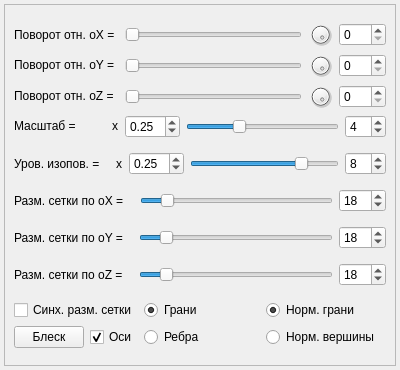
<?xml version="1.0" encoding="UTF-8"?>
<ui version="4.0">
 <class>ViewController</class>
 <widget class="QWidget" name="ViewController">
  <property name="geometry">
   <rect>
    <x>0</x>
    <y>0</y>
    <width>400</width>
    <height>370</height>
   </rect>
  </property>
  <property name="minimumSize">
   <size>
    <width>400</width>
    <height>370</height>
   </size>
  </property>
  <property name="maximumSize">
   <size>
    <width>16777215</width>
    <height>372</height>
   </size>
  </property>
  <property name="windowTitle">
   <string>Form</string>
  </property>
  <layout class="QHBoxLayout" name="horizontalLayout_7">
   <property name="spacing">
    <number>4</number>
   </property>
   <property name="margin">
    <number>4</number>
   </property>
   <item>
    <widget class="QFrame" name="frame">
     <property name="frameShape">
      <enum>QFrame::StyledPanel</enum>
     </property>
     <property name="frameShadow">
      <enum>QFrame::Raised</enum>
     </property>
     <layout class="QHBoxLayout" name="horizontalLayout_2">
      <item>
       <layout class="QVBoxLayout" name="verticalLayout_5">
        <item>
         <layout class="QHBoxLayout" name="horizontalLayout_3">
          <item>
           <layout class="QVBoxLayout" name="verticalLayout_4">
            <item>
             <widget class="QLabel" name="lRotX">
              <property name="text">
               <string>Поворот отн. oX =</string>
              </property>
             </widget>
            </item>
            <item>
             <widget class="QLabel" name="lRotY">
              <property name="text">
               <string>Поворот отн. oY =</string>
              </property>
             </widget>
            </item>
            <item>
             <widget class="QLabel" name="lRotZ">
              <property name="text">
               <string>Поворот отн. oZ =</string>
              </property>
             </widget>
            </item>
            <item>
             <widget class="QLabel" name="lScale">
              <property name="text">
               <string>Масштаб =           x</string>
              </property>
             </widget>
            </item>
           </layout>
          </item>
          <item>
           <layout class="QGridLayout" name="gridLayout_5">
            <item row="0" column="0">
             <layout class="QGridLayout" name="gridLayout_6">
              <item row="0" column="0">
               <widget class="QSlider" name="slRotX">
                <property name="maximumSize">
                 <size>
                  <width>16777215</width>
                  <height>40</height>
                 </size>
                </property>
                <property name="maximum">
                 <number>359</number>
                </property>
                <property name="orientation">
                 <enum>Qt::Horizontal</enum>
                </property>
                <property name="tickPosition">
                 <enum>QSlider::NoTicks</enum>
                </property>
                <property name="tickInterval">
                 <number>15</number>
                </property>
               </widget>
              </item>
              <item row="0" column="1">
               <widget class="QDial" name="dRotX">
                <property name="maximumSize">
                 <size>
                  <width>25</width>
                  <height>25</height>
                 </size>
                </property>
                <property name="maximum">
                 <number>359</number>
                </property>
                <property name="orientation">
                 <enum>Qt::Vertical</enum>
                </property>
                <property name="invertedAppearance">
                 <bool>true</bool>
                </property>
               </widget>
              </item>
              <item row="0" column="2">
               <widget class="QSpinBox" name="sbRotX">
                <property name="maximum">
                 <number>359</number>
                </property>
               </widget>
              </item>
              <item row="1" column="0">
               <widget class="QSlider" name="slRotY">
                <property name="maximum">
                 <number>359</number>
                </property>
                <property name="orientation">
                 <enum>Qt::Horizontal</enum>
                </property>
                <property name="tickPosition">
                 <enum>QSlider::NoTicks</enum>
                </property>
                <property name="tickInterval">
                 <number>15</number>
                </property>
               </widget>
              </item>
              <item row="1" column="1">
               <widget class="QDial" name="dRotY">
                <property name="maximumSize">
                 <size>
                  <width>25</width>
                  <height>25</height>
                 </size>
                </property>
                <property name="maximum">
                 <number>359</number>
                </property>
                <property name="orientation">
                 <enum>Qt::Vertical</enum>
                </property>
                <property name="invertedAppearance">
                 <bool>true</bool>
                </property>
               </widget>
              </item>
              <item row="1" column="2">
               <widget class="QSpinBox" name="sbRotY">
                <property name="maximum">
                 <number>359</number>
                </property>
               </widget>
              </item>
              <item row="2" column="0">
               <widget class="QSlider" name="slRotZ">
                <property name="maximum">
                 <number>359</number>
                </property>
                <property name="orientation">
                 <enum>Qt::Horizontal</enum>
                </property>
                <property name="tickPosition">
                 <enum>QSlider::NoTicks</enum>
                </property>
                <property name="tickInterval">
                 <number>15</number>
                </property>
               </widget>
              </item>
              <item row="2" column="1">
               <widget class="QDial" name="dRotZ">
                <property name="maximumSize">
                 <size>
                  <width>25</width>
                  <height>25</height>
                 </size>
                </property>
                <property name="maximum">
                 <number>359</number>
                </property>
                <property name="orientation">
                 <enum>Qt::Vertical</enum>
                </property>
                <property name="invertedAppearance">
                 <bool>true</bool>
                </property>
               </widget>
              </item>
              <item row="2" column="2">
               <widget class="QSpinBox" name="sbRotZ">
                <property name="maximum">
                 <number>359</number>
                </property>
               </widget>
              </item>
             </layout>
            </item>
            <item row="1" column="0">
             <layout class="QHBoxLayout" name="horizontalLayout">
              <item>
               <widget class="QDoubleSpinBox" name="sbScaleMult">
                <property name="maximumSize">
                 <size>
                  <width>55</width>
                  <height>16777215</height>
                 </size>
                </property>
                <property name="minimum">
                 <double>0.010000000000000</double>
                </property>
                <property name="maximum">
                 <double>10.000000000000000</double>
                </property>
                <property name="singleStep">
                 <double>0.100000000000000</double>
                </property>
                <property name="value">
                 <double>0.250000000000000</double>
                </property>
               </widget>
              </item>
              <item>
               <widget class="QSlider" name="slScale">
                <property name="minimum">
                 <number>1</number>
                </property>
                <property name="maximum">
                 <number>10</number>
                </property>
                <property name="value">
                 <number>4</number>
                </property>
                <property name="orientation">
                 <enum>Qt::Horizontal</enum>
                </property>
                <property name="tickPosition">
                 <enum>QSlider::NoTicks</enum>
                </property>
                <property name="tickInterval">
                 <number>10</number>
                </property>
               </widget>
              </item>
              <item>
               <widget class="QSpinBox" name="sbScale">
                <property name="minimum">
                 <number>1</number>
                </property>
                <property name="maximum">
                 <number>10</number>
                </property>
                <property name="value">
                 <number>4</number>
                </property>
               </widget>
              </item>
             </layout>
            </item>
           </layout>
          </item>
         </layout>
        </item>
        <item>
         <layout class="QHBoxLayout" name="_13">
          <item>
           <widget class="QLabel" name="lIsoLevel">
            <property name="text">
             <string>Уров. изопов. =     x</string>
            </property>
           </widget>
          </item>
          <item>
           <widget class="QDoubleSpinBox" name="sbIsoLevelMult">
            <property name="maximumSize">
             <size>
              <width>55</width>
              <height>16777215</height>
             </size>
            </property>
            <property name="minimum">
             <double>-10.000000000000000</double>
            </property>
            <property name="maximum">
             <double>10.000000000000000</double>
            </property>
            <property name="singleStep">
             <double>0.100000000000000</double>
            </property>
            <property name="value">
             <double>0.250000000000000</double>
            </property>
           </widget>
          </item>
          <item>
           <widget class="QSlider" name="slIsoLevel">
            <property name="minimum">
             <number>1</number>
            </property>
            <property name="maximum">
             <number>10</number>
            </property>
            <property name="value">
             <number>8</number>
            </property>
            <property name="orientation">
             <enum>Qt::Horizontal</enum>
            </property>
            <property name="tickPosition">
             <enum>QSlider::NoTicks</enum>
            </property>
            <property name="tickInterval">
             <number>8</number>
            </property>
           </widget>
          </item>
          <item>
           <widget class="QSpinBox" name="sbIsoLevel">
            <property name="maximumSize">
             <size>
              <width>50</width>
              <height>16777215</height>
             </size>
            </property>
            <property name="minimum">
             <number>1</number>
            </property>
            <property name="maximum">
             <number>10</number>
            </property>
            <property name="value">
             <number>8</number>
            </property>
           </widget>
          </item>
         </layout>
        </item>
        <item>
         <layout class="QHBoxLayout" name="_12">
          <item>
           <widget class="QLabel" name="lGridXDim">
            <property name="text">
             <string>Разм. сетки по oX =   </string>
            </property>
           </widget>
          </item>
          <item>
           <widget class="QSlider" name="slGridXDim">
            <property name="minimum">
             <number>5</number>
            </property>
            <property name="maximum">
             <number>120</number>
            </property>
            <property name="value">
             <number>18</number>
            </property>
            <property name="orientation">
             <enum>Qt::Horizontal</enum>
            </property>
            <property name="tickPosition">
             <enum>QSlider::NoTicks</enum>
            </property>
            <property name="tickInterval">
             <number>2</number>
            </property>
           </widget>
          </item>
          <item>
           <widget class="QSpinBox" name="sbGridXDim">
            <property name="minimum">
             <number>5</number>
            </property>
            <property name="maximum">
             <number>120</number>
            </property>
            <property name="value">
             <number>18</number>
            </property>
           </widget>
          </item>
         </layout>
        </item>
        <item>
         <layout class="QHBoxLayout" name="_16">
          <item>
           <widget class="QLabel" name="lGridYDim">
            <property name="text">
             <string>Разм. сетки по oY =   </string>
            </property>
           </widget>
          </item>
          <item>
           <widget class="QSlider" name="slGridYDim">
            <property name="minimum">
             <number>5</number>
            </property>
            <property name="maximum">
             <number>120</number>
            </property>
            <property name="value">
             <number>18</number>
            </property>
            <property name="orientation">
             <enum>Qt::Horizontal</enum>
            </property>
            <property name="tickPosition">
             <enum>QSlider::NoTicks</enum>
            </property>
            <property name="tickInterval">
             <number>2</number>
            </property>
           </widget>
          </item>
          <item>
           <widget class="QSpinBox" name="sbGridYDim">
            <property name="minimum">
             <number>5</number>
            </property>
            <property name="maximum">
             <number>120</number>
            </property>
            <property name="value">
             <number>18</number>
            </property>
           </widget>
          </item>
         </layout>
        </item>
        <item>
         <layout class="QHBoxLayout" name="_15">
          <item>
           <widget class="QLabel" name="lGridZDim">
            <property name="text">
             <string>Разм. сетки по oZ =   </string>
            </property>
           </widget>
          </item>
          <item>
           <widget class="QSlider" name="slGridZDim">
            <property name="minimum">
             <number>5</number>
            </property>
            <property name="maximum">
             <number>120</number>
            </property>
            <property name="value">
             <number>18</number>
            </property>
            <property name="orientation">
             <enum>Qt::Horizontal</enum>
            </property>
            <property name="tickPosition">
             <enum>QSlider::NoTicks</enum>
            </property>
            <property name="tickInterval">
             <number>2</number>
            </property>
           </widget>
          </item>
          <item>
           <widget class="QSpinBox" name="sbGridZDim">
            <property name="minimum">
             <number>5</number>
            </property>
            <property name="maximum">
             <number>120</number>
            </property>
            <property name="value">
             <number>18</number>
            </property>
           </widget>
          </item>
         </layout>
        </item>
        <item>
         <layout class="QGridLayout" name="_14">
          <property name="verticalSpacing">
           <number>6</number>
          </property>
          <item row="0" column="1">
           <widget class="QRadioButton" name="rbFaces">
            <property name="minimumSize">
             <size>
              <width>80</width>
              <height>0</height>
             </size>
            </property>
            <property name="layoutDirection">
             <enum>Qt::LeftToRight</enum>
            </property>
            <property name="text">
             <string>Грани</string>
            </property>
            <property name="checked">
             <bool>true</bool>
            </property>
            <property name="autoExclusive">
             <bool>false</bool>
            </property>
           </widget>
          </item>
          <item row="1" column="1">
           <widget class="QRadioButton" name="rbEdges">
            <property name="minimumSize">
             <size>
              <width>80</width>
              <height>0</height>
             </size>
            </property>
            <property name="layoutDirection">
             <enum>Qt::LeftToRight</enum>
            </property>
            <property name="text">
             <string>Ребра</string>
            </property>
            <property name="autoExclusive">
             <bool>false</bool>
            </property>
           </widget>
          </item>
          <item row="0" column="0">
           <widget class="QCheckBox" name="chSyncGridDim">
            <property name="enabled">
             <bool>true</bool>
            </property>
            <property name="layoutDirection">
             <enum>Qt::LeftToRight</enum>
            </property>
            <property name="text">
             <string>Синх. разм. сетки</string>
            </property>
            <property name="checked">
             <bool>false</bool>
            </property>
           </widget>
          </item>
          <item row="0" column="2">
           <widget class="QRadioButton" name="rbNormalFaces">
            <property name="minimumSize">
             <size>
              <width>120</width>
              <height>0</height>
             </size>
            </property>
            <property name="layoutDirection">
             <enum>Qt::LeftToRight</enum>
            </property>
            <property name="text">
             <string>Норм. грани</string>
            </property>
            <property name="checked">
             <bool>true</bool>
            </property>
            <property name="autoExclusive">
             <bool>false</bool>
            </property>
           </widget>
          </item>
          <item row="1" column="2">
           <widget class="QRadioButton" name="rbNormalVertexes">
            <property name="minimumSize">
             <size>
              <width>120</width>
              <height>0</height>
             </size>
            </property>
            <property name="layoutDirection">
             <enum>Qt::LeftToRight</enum>
            </property>
            <property name="text">
             <string>Норм. вершины</string>
            </property>
            <property name="checked">
             <bool>false</bool>
            </property>
            <property name="autoExclusive">
             <bool>false</bool>
            </property>
           </widget>
          </item>
          <item row="1" column="0">
           <layout class="QHBoxLayout" name="horizontalLayout_6">
            <item>
             <widget class="QPushButton" name="bShine">
              <property name="maximumSize">
               <size>
                <width>70</width>
                <height>22</height>
               </size>
              </property>
              <property name="text">
               <string>Блеск</string>
              </property>
             </widget>
            </item>
            <item>
             <widget class="QCheckBox" name="chAxisesShow">
              <property name="mouseTracking">
               <bool>true</bool>
              </property>
              <property name="text">
               <string>Оси</string>
              </property>
              <property name="checked">
               <bool>true</bool>
              </property>
             </widget>
            </item>
           </layout>
          </item>
         </layout>
        </item>
       </layout>
      </item>
     </layout>
    </widget>
   </item>
  </layout>
 </widget>
 <resources/>
 <connections/>
</ui>
